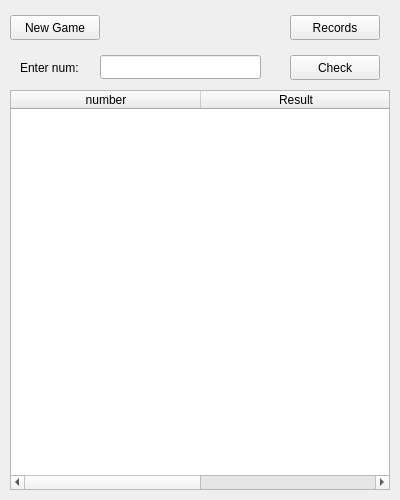
<?xml version="1.0" encoding="UTF-8"?>
<ui version="4.0">
 <class>MainWindow</class>
 <widget class="QMainWindow" name="MainWindow">
  <property name="geometry">
   <rect>
    <x>0</x>
    <y>0</y>
    <width>400</width>
    <height>500</height>
   </rect>
  </property>
  <property name="minimumSize">
   <size>
    <width>400</width>
    <height>500</height>
   </size>
  </property>
  <property name="maximumSize">
   <size>
    <width>400</width>
    <height>500</height>
   </size>
  </property>
  <property name="windowTitle">
   <string>BullsAndCows</string>
  </property>
  <widget class="QWidget" name="centralwidget">
   <widget class="QPushButton" name="NewGame">
    <property name="geometry">
     <rect>
      <x>10</x>
      <y>15</y>
      <width>90</width>
      <height>25</height>
     </rect>
    </property>
    <property name="text">
     <string>New Game</string>
    </property>
   </widget>
   <widget class="QPushButton" name="Records">
    <property name="geometry">
     <rect>
      <x>290</x>
      <y>15</y>
      <width>90</width>
      <height>25</height>
     </rect>
    </property>
    <property name="text">
     <string>Records</string>
    </property>
   </widget>
   <widget class="QPushButton" name="Check">
    <property name="geometry">
     <rect>
      <x>290</x>
      <y>55</y>
      <width>90</width>
      <height>25</height>
     </rect>
    </property>
    <property name="text">
     <string>Check</string>
    </property>
   </widget>
   <widget class="QLineEdit" name="EnterNum">
    <property name="geometry">
     <rect>
      <x>100</x>
      <y>55</y>
      <width>161</width>
      <height>24</height>
     </rect>
    </property>
    <property name="maxLength">
     <number>4</number>
    </property>
    <property name="echoMode">
     <enum>QLineEdit::Normal</enum>
    </property>
    <property name="readOnly">
     <bool>false</bool>
    </property>
   </widget>
   <widget class="QLabel" name="label">
    <property name="geometry">
     <rect>
      <x>20</x>
      <y>55</y>
      <width>69</width>
      <height>25</height>
     </rect>
    </property>
    <property name="text">
     <string>Enter num: </string>
    </property>
   </widget>
   <widget class="QLabel" name="RezultLabel">
    <property name="geometry">
     <rect>
      <x>110</x>
      <y>15</y>
      <width>170</width>
      <height>25</height>
     </rect>
    </property>
    <property name="text">
     <string/>
    </property>
   </widget>
   <widget class="QTableWidget" name="ResultTable">
    <property name="geometry">
     <rect>
      <x>10</x>
      <y>90</y>
      <width>380</width>
      <height>400</height>
     </rect>
    </property>
    <property name="editTriggers">
     <set>QAbstractItemView::NoEditTriggers</set>
    </property>
    <attribute name="horizontalHeaderCascadingSectionResizes">
     <bool>true</bool>
    </attribute>
    <attribute name="horizontalHeaderDefaultSectionSize">
     <number>190</number>
    </attribute>
    <attribute name="horizontalHeaderShowSortIndicator" stdset="0">
     <bool>false</bool>
    </attribute>
    <attribute name="horizontalHeaderStretchLastSection">
     <bool>true</bool>
    </attribute>
    <attribute name="verticalHeaderCascadingSectionResizes">
     <bool>false</bool>
    </attribute>
    <column>
     <property name="text">
      <string>number</string>
     </property>
    </column>
    <column>
     <property name="text">
      <string>Result</string>
     </property>
    </column>
   </widget>
  </widget>
  <widget class="QMenuBar" name="menubar">
   <property name="geometry">
    <rect>
     <x>0</x>
     <y>0</y>
     <width>400</width>
     <height>24</height>
    </rect>
   </property>
  </widget>
 </widget>
 <resources/>
 <connections/>
</ui>
